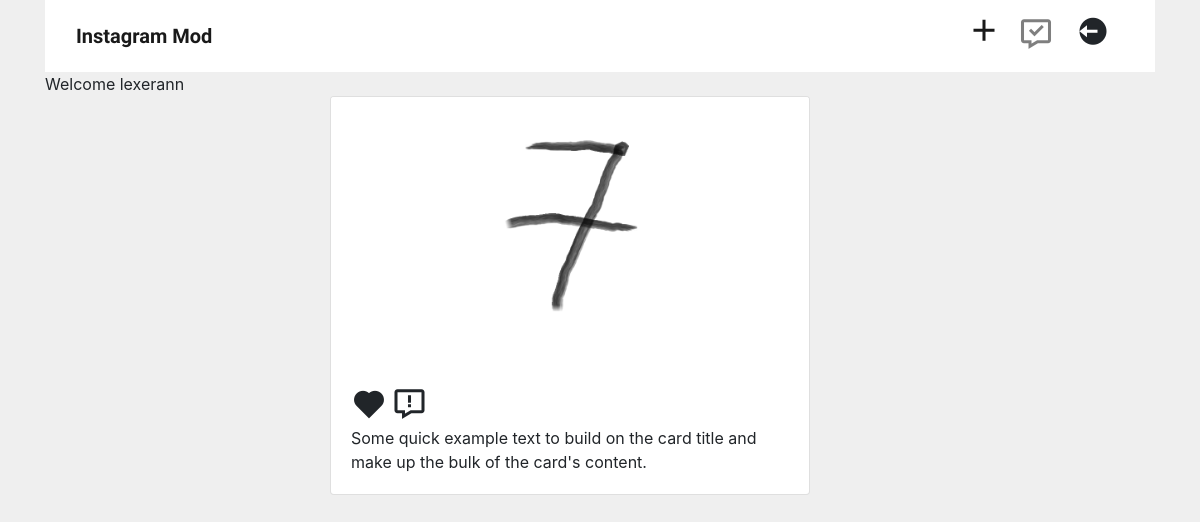
The page /feed/ (signed in) on the database as committed earlier.
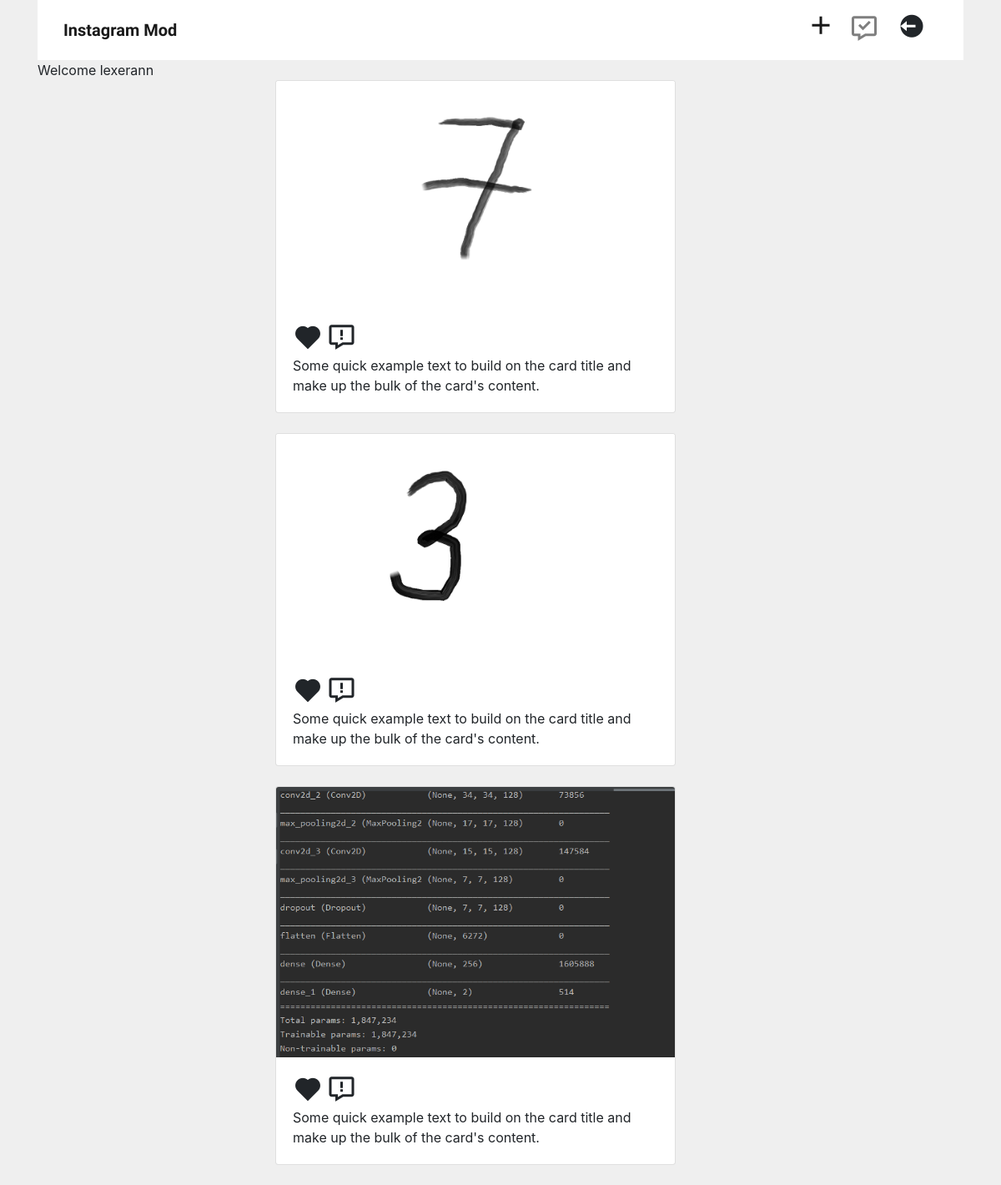
The same page on the database as committed later.
### instagram/models.py (models this page shows, shortened)
class Feeds(models.Model):
    feedTitle = models.CharField(max_length=100, null=True)
    imgFeed = models.ImageField(upload_to='upload')
    caption = models.TextField(max_length=500)
    user = models.ForeignKey(User, on_delete=models.CASCADE, null=True)

### instagram/views.py (the view)
# urls.py: path('feed/', views.postfeed, name='postfeed'),
@login_required
def postfeed(request):
    user = request.user
    feeds = Feeds.objects.filter(user=request.user,)
    return render(request, 'Posts/feed.html', {'user':user, 'feeds':feeds})

### instagram/templates/Posts/feed.html (shortened to what this page needs)
{% extends 'Posts/base_post.html' %}
{% block contents %}
    Welcome {{ user.username }}
    {% if feeds %}
        {% for feed in feeds %}
            <div class="row">
                <div class="col-md-3">
                </div>
                <div class="col-md-6">
                    <div class="card" style="width: 30rem;">
                        <img class="card-img-top" src="{{ feed.imgFeed.url }}" alt="Card image cap">
                        <div class="card-body">
                            <div>
                                <i id="changecolor" class='bx bxs-heart bx-md changes colorchange' ></i>
                                <i class='bx bx-message-error bx-md' ></i>
                            </div>
                            <div>
                                 <p class="card-text ">Some quick example text to build on the card title and make up the
                                bulk of the card's content.</p>
                            </div>
                        </div>
                    </div>
                </div>
                <div class="col-md-3 ml-auto">
                </div>
            </div>
            <br>
        {% endfor %}
    {% endif %}
{% endblock %}

### instagram/templates/Posts/base_post.html (shortened to what this page needs)
<!doctype html>
<html lang="en">
<head>
    {% load static %}
    <link rel="stylesheet" href="https://cdn.jsdelivr.net/npm/bootstrap@4.6.0/dist/css/bootstrap.min.css"
>
    <link rel="stylesheet" href="{% static 'css/bootstrap.min.css' %}">
    <link rel="stylesheet" href="{% static 'css/bootstrap.css' %}">
    <link rel="stylesheet" href="{% static 'css/style.css' %}">
    <link href='https://unpkg.com/boxicons@2.0.7/css/boxicons.min.css' rel='stylesheet'>
</head>
<body class="container">
<nav class="navbar navbar-expand-lg navbar-light bg-white">
    <div class="container">
        <a class="navbar-brand font-weight-bolder igtitle" href="#">Instagram Mod</a>
        <div class="collapse navbar-collapse  ml-auto" id="navbarNav">
            <ul class="navbar-nav  ml-auto">
                <li class="nav-item active">
                    <a class="nav-link pt-1" href="{% url 'createfeed' %}"><i class='bx bx-plus bx-md'></i> </a>
                </li>
                <li class="nav-item">
                    <a class="nav-link " href="#"><i class='bx bx-message-check bx-md'></i></a>
                </li>
                <li class="nav-item">
                     <form action="{% url 'logoutpage' %}" method="post">
                        <button type="submit" class="btn btn-default pt-1"><i class='bx bxs-log-out-circle bx-md'></i></button>
                    </form>
                    </li>
            </ul>
        </div>
    </div>
</nav>
{% block contents %}
{% endblock %}
</body>
</html>

### instagram/static/css/style.css (style rules this page uses)
* { padding: 0; margin: 0; }
body { background-color: #efefef; }
.igtitle { font-family: 'Satisfy', cursive; }

Rows that differ between the two databases and show on the page:
added Feeds: imgFeed (picture)
added Feeds: imgFeed (picture)
